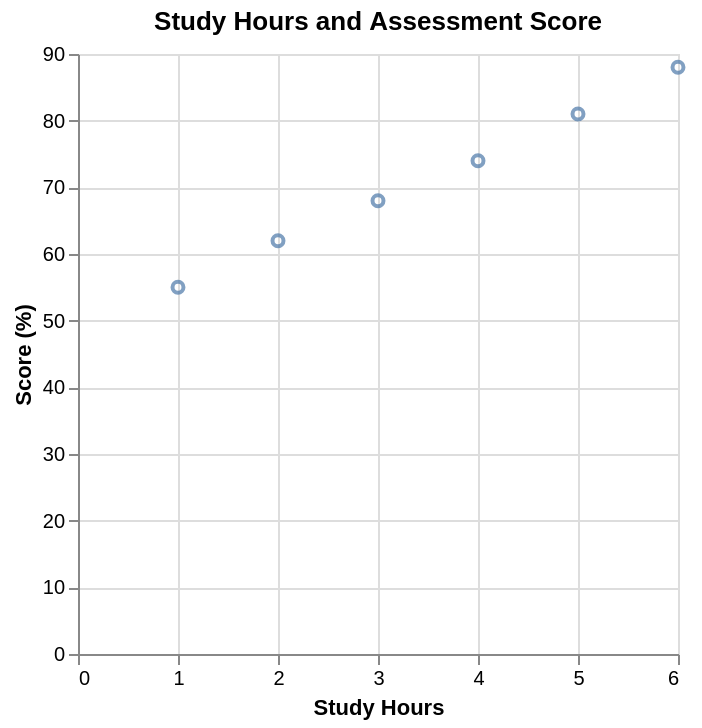

Write the Vega-Lite specification saved for this chart.
### Vega-Lite specification from a JSON file in a GitHub repository (floating-point values rounded to 4 significant figures)
{"$schema": "https://vega.github.io/schema/vega-lite/v5.json", "description": "A simple scatter plot showing study time and score.", "title": "Study Hours and Assessment Score", "data": {"values": [{"hours": 1, "score": 55}, {"hours": 2, "score": 62}, {"hours": 3, "score": 68}, {"hours": 4, "score": 74}, {"hours": 5, "score": 81}, {"hours": 6, "score": 88}]}, "mark": "point", "encoding": {"x": {"field": "hours", "type": "quantitative", "title": "Study Hours"}, "y": {"field": "score", "type": "quantitative", "title": "Score (%)"}}}
